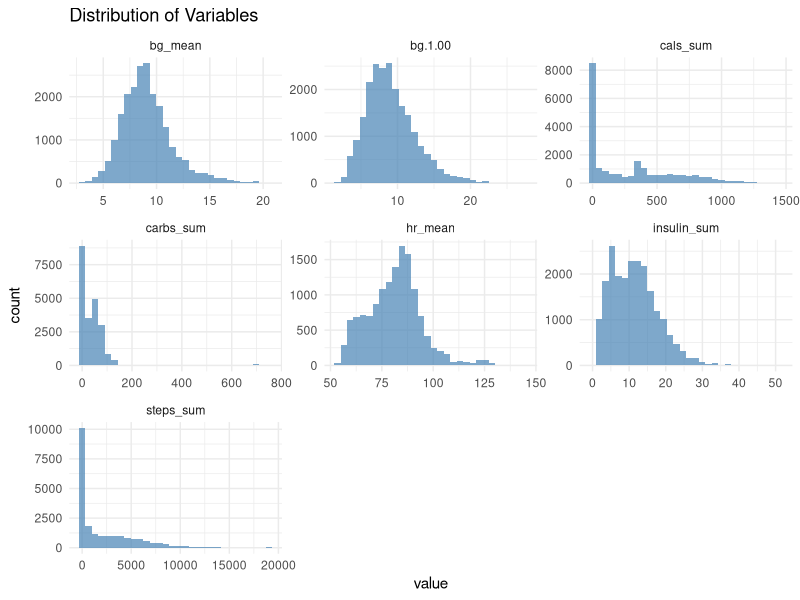
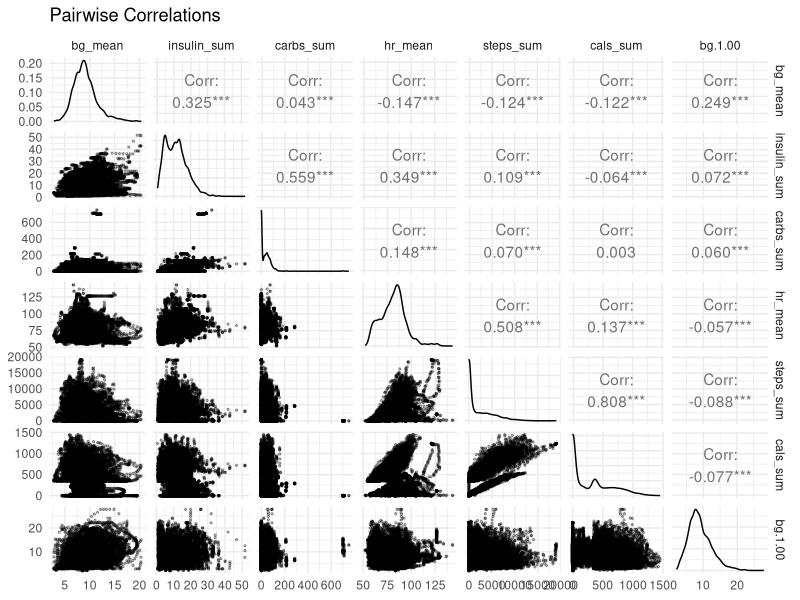
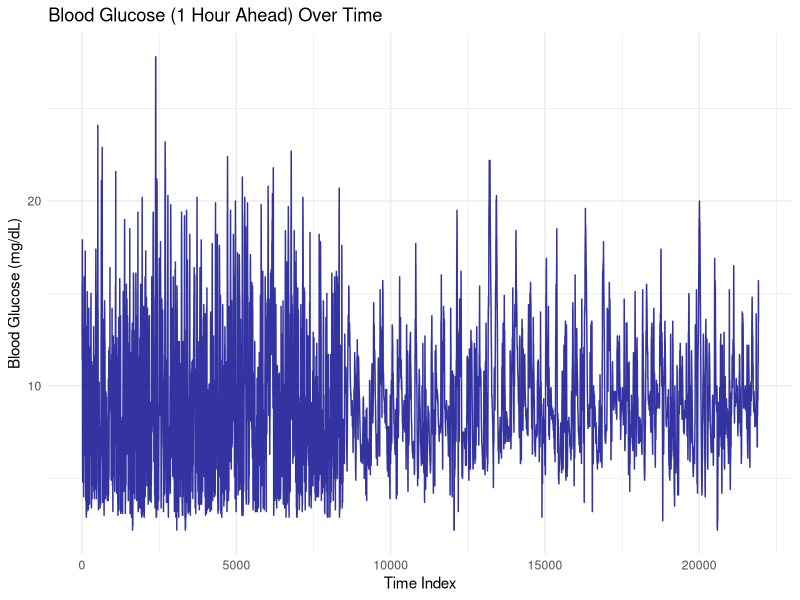
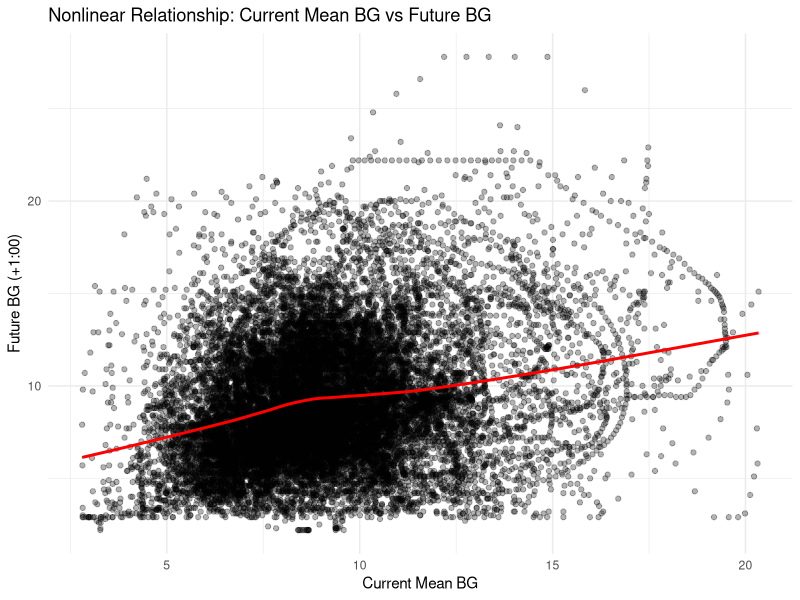
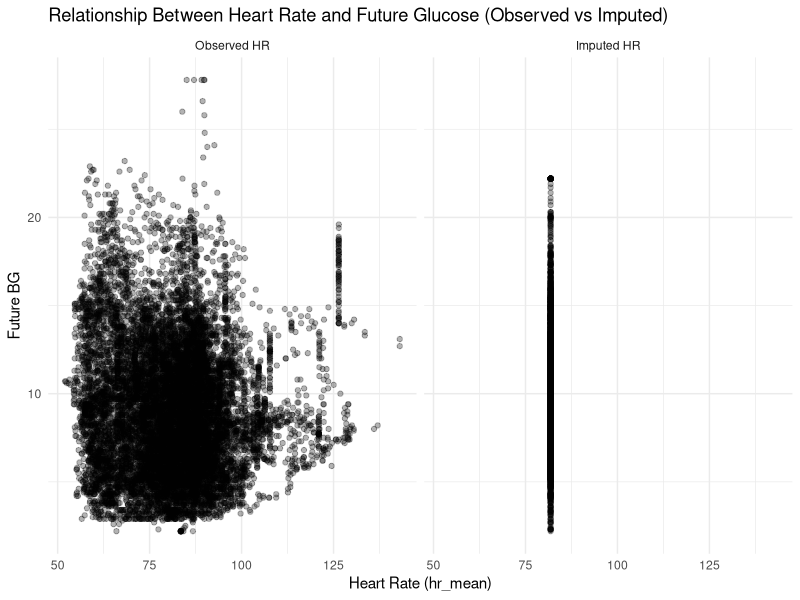
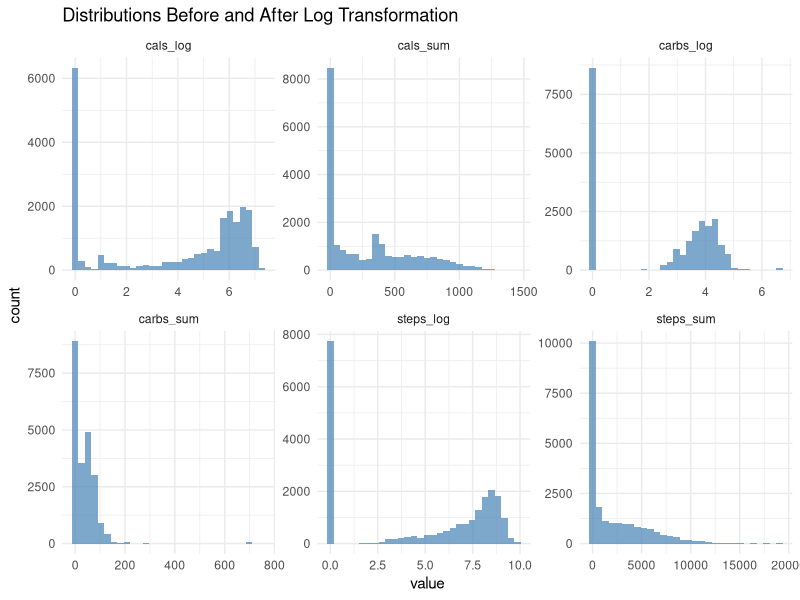
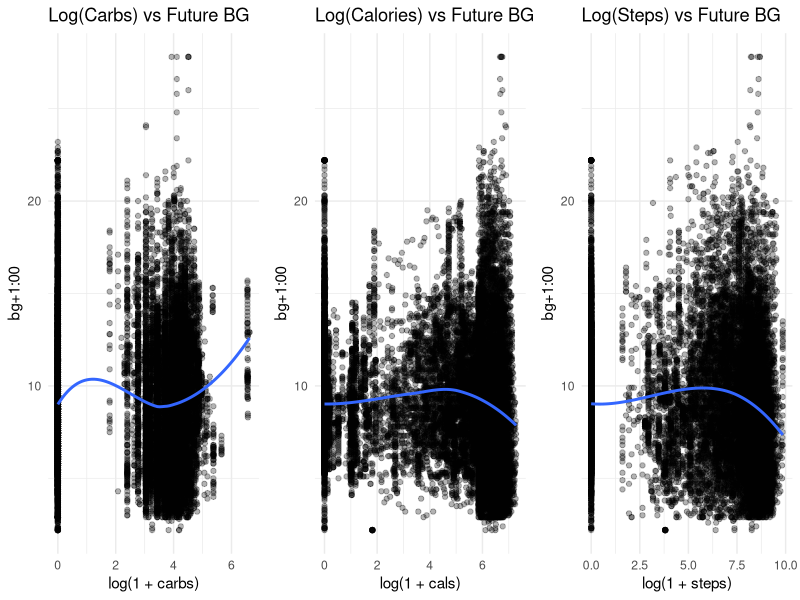
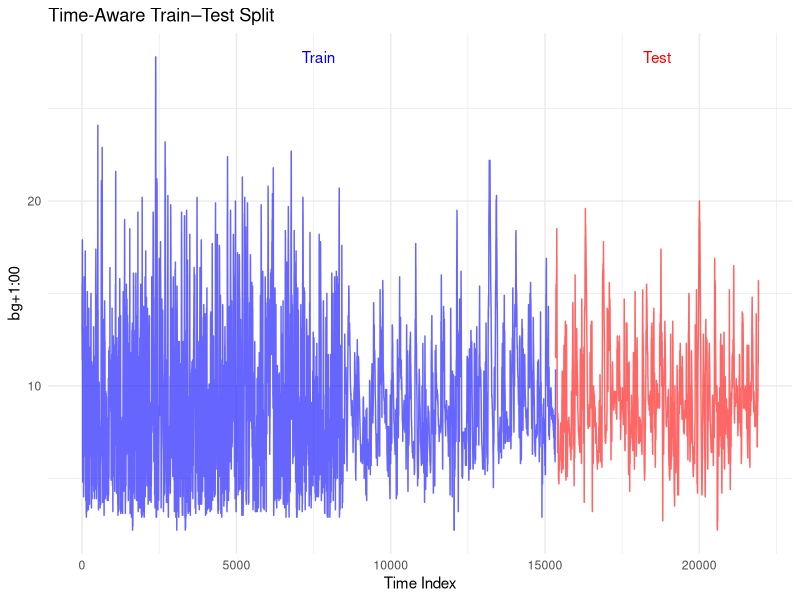

The R source for these figures, in order:
## ---- chunk 1
knitr::opts_chunk$set(echo = TRUE, warning = FALSE, message = FALSE)

# Load necessary packages
library(tidyverse)
library(lubridate)
library(skimr)
library(GGally)
library(mgcv)
library(zoo)
# library(minpack.lm) # Uncomment if robust non-linear least squares (nlsLM) is needed
## ---- chunk 2
# Load the dataset using a relative path for reproducibility
# Assuming the file is located in the '../data' directory relative to this Rmd
data <- read.csv("../data/bg_data.csv")

# Quick look at the data structure
head(data)
str(data)
## ---- chunk 3
# Data summary
summary(data)

# Detailed skim of the data
skim(data)
## ---- chunk 4
# Count missing values per column
colSums(is.na(data))

# Percentage of missing values
colMeans(is.na(data)) * 100
## ---- chunk 5
data %>%
  pivot_longer(cols = everything()) %>%
  ggplot(aes(value)) +
  geom_histogram(bins = 30, fill = "steelblue", alpha = 0.7) +
  facet_wrap(~name, scales = "free") +
  theme_minimal() +
  labs(title = "Distribution of Variables")
## ---- chunk 6
# Pairwise plots to visualize correlations
# Note: This can be computationally intensive for large datasets
ggpairs(data, lower = list(continuous = wrap("points", alpha = 0.3, size = 0.5))) +
  theme_minimal() +
  labs(title = "Pairwise Correlations")
## ---- chunk 7
data %>%
  mutate(index = row_number()) %>%
  ggplot(aes(index, bg.1.00)) +
  geom_line(color = "darkblue", alpha = 0.8) +
  theme_minimal() +
  labs(
    title = "Blood Glucose (1 Hour Ahead) Over Time",
    x = "Time Index",
    y = "Blood Glucose (mg/dL)"
  )
## ---- chunk 8
data %>%
  ggplot(aes(bg_mean, bg.1.00)) +
  geom_point(alpha = 0.3) +
  geom_smooth(method = "loess", se = FALSE, color = "red") +
  theme_minimal() +
  labs(
    title = "Nonlinear Relationship: Current Mean BG vs Future BG",
    x = "Current Mean BG",
    y = "Future BG (+1:00)"
  )
## ---- chunk 9
# Calculate missing percentage for Heart Rate
missing_pct <- mean(is.na(data$hr_mean)) * 100
cat("Missing Percentage for hr_mean:", round(missing_pct, 2), "%\n")

# Create missing indicator and impute with median
hr_median <- median(data$hr_mean, na.rm = TRUE)

data <- data %>%
  mutate(
    hr_missing = ifelse(is.na(hr_mean), 1, 0),
    hr_mean = ifelse(is.na(hr_mean), hr_median, hr_mean)
  )

# Verify no duplicate missing values remain
colSums(is.na(data))
## ---- chunk 10
ggplot(data, aes(hr_mean, bg.1.00)) +
  geom_point(alpha = 0.3) +
  facet_wrap(~hr_missing, labeller = labeller(hr_missing = c("0" = "Observed HR", "1" = "Imputed HR"))) +
  theme_minimal() +
  labs(
    title = "Relationship Between Heart Rate and Future Glucose (Observed vs Imputed)",
    x = "Heart Rate (hr_mean)",
    y = "Future BG"
  )
## ---- chunk 11
data <- data %>%
  mutate(
    steps_log = log1p(steps_sum),
    carbs_log = log1p(carbs_sum),
    cals_log  = log1p(cals_sum)
  )
## ---- chunk 12
data %>%
  select(steps_sum, steps_log, carbs_sum, carbs_log, cals_sum, cals_log) %>%
  pivot_longer(everything()) %>%
  ggplot(aes(value)) +
  geom_histogram(bins = 30, fill = "steelblue", alpha = 0.7) +
  facet_wrap(~name, scales = "free") +
  theme_minimal() +
  labs(title = "Distributions Before and After Log Transformation")
## ---- chunk 13
p1 <- ggplot(data, aes(carbs_log, bg.1.00)) +
  geom_point(alpha = 0.3) +
  geom_smooth(method = "loess", se = FALSE) +
  theme_minimal() +
  labs(title = "Log(Carbs) vs Future BG", x = "log(1 + carbs)", y = "bg+1:00")

p2 <- ggplot(data, aes(cals_log, bg.1.00)) +
  geom_point(alpha = 0.3) +
  geom_smooth(method = "loess", se = FALSE) +
  theme_minimal() +
  labs(title = "Log(Calories) vs Future BG", x = "log(1 + cals)", y = "bg+1:00")

p3 <- ggplot(data, aes(steps_log, bg.1.00)) +
  geom_point(alpha = 0.3) +
  geom_smooth(method = "loess", se = FALSE) +
  theme_minimal() +
  labs(title = "Log(Steps) vs Future BG", x = "log(1 + steps)", y = "bg+1:00")

gridExtra::grid.arrange(p1, p2, p3, ncol=3)
## ---- chunk 14
cat("Zeros in Carbs:", round(mean(data$carbs_sum == 0) * 100, 2), "%\n")
cat("Zeros in Steps:", round(mean(data$steps_sum == 0) * 100, 2), "%\n")
cat("Zeros in Cals: ", round(mean(data$cals_sum == 0) * 100, 2), "%\n")
# Note: Values < 60% are typically fine without specific zero-inflation handling in simple models.
## ---- chunk 15
n <- nrow(data)
split_idx <- floor(0.7 * n)

train_data <- data[1:split_idx, ]
test_data  <- data[(split_idx + 1):n, ]

cat("Training Samples:", nrow(train_data), "\n")
cat("Testing Samples: ", nrow(test_data), "\n")

# Visualization of Split
ggplot() +
  geom_line(data = train_data, aes(x = 1:nrow(train_data), y = bg.1.00),
            color = "blue", alpha = 0.6) +
  geom_line(data = test_data, aes(x = (nrow(train_data)+1):n, y = bg.1.00),
            color = "red", alpha = 0.6) +
  theme_minimal() +
  labs(
    title = "Time-Aware Train–Test Split",
    x = "Time Index",
    y = "bg+1:00"
  ) +
  annotate("text", x = nrow(train_data)/2, y = max(data$bg.1.00, na.rm=T), label = "Train", color = "blue") +
  annotate("text", x = nrow(train_data) + nrow(test_data)/2, y = max(data$bg.1.00, na.rm=T), label = "Test", color = "red")
## ---- chunk 16
lm_baseline <- lm(
  bg.1.00 ~ bg_mean + hr_mean + hr_missing +
            insulin_sum + carbs_log + steps_log + cals_log,
  data = train_data
)

summary(lm_baseline)

# Diagnostics
par(mfrow = c(1, 2))
plot(lm_baseline, which = 1) # Residuals vs Fitted
plot(lm_baseline, which = 2) # QQ Plot
par(mfrow = c(1, 1))
## ---- chunk 17
test_pred_lm <- predict(lm_baseline, newdata = test_data)

rmse_lm <- sqrt(mean((test_data$bg.1.00 - test_pred_lm)^2))
mae_lm  <- mean(abs(test_data$bg.1.00 - test_pred_lm))

cat("Linear Regression - RMSE:", rmse_lm, "\n")
cat("Linear Regression - MAE: ", mae_lm, "\n")

# Predicted vs Observed Plot
ggplot(data.frame(observed = test_data$bg.1.00, predicted = test_pred_lm), 
       aes(observed, predicted)) +
  geom_point(alpha = 0.3) +
  geom_abline(slope = 1, intercept = 0, linetype = "dashed", color = "red") +
  theme_minimal() +
  labs(title = "Linear Regression: Observed vs Predicted (Test Set)")
## ---- chunk 18
gam_model <- gam(
  bg.1.00 ~
    s(bg_mean, k = 10) +
    s(hr_mean, k = 10) +
    hr_missing +
    s(insulin_sum, k = 10) +
    s(carbs_log, k = 10) +
    s(steps_log, k = 10) +
    s(cals_log, k = 10),
  data = train_data,
  method = "REML"
)

summary(gam_model)

# Visualize Partial Effects
plot(gam_model, pages = 1, shade = TRUE, seWithMean = TRUE)
## ---- chunk 19
test_pred_gam <- predict(gam_model, newdata = test_data)

rmse_gam <- sqrt(mean((test_data$bg.1.00 - test_pred_gam)^2))
mae_gam  <- mean(abs(test_data$bg.1.00 - test_pred_gam))

cat("GAM - RMSE:", rmse_gam, "\n")
cat("GAM - MAE: ", mae_gam, "\n")

ggplot(data.frame(observed = test_data$bg.1.00, predicted = test_pred_gam), 
       aes(observed, predicted)) +
  geom_point(alpha = 0.3) +
  geom_abline(slope = 1, intercept = 0, linetype = "dashed", color = "red") +
  theme_minimal() +
  labs(title = "GAM: Observed vs Predicted (Test Set)")
## ---- chunk 20
# Scale bg_mean to avoid singular gradients in NLS
bg_mean_mean <- mean(train_data$bg_mean)
bg_mean_sd   <- sd(train_data$bg_mean)

train_data <- train_data %>%
  mutate(bg_mean_sc = (bg_mean - bg_mean_mean) / bg_mean_sd)

test_data <- test_data %>%
  mutate(bg_mean_sc = (bg_mean - bg_mean_mean) / bg_mean_sd)

# Initial parameter guesses based on Linear Model coefficients
start_vals <- list(
  b0 = mean(train_data$bg.1.00, na.rm = TRUE),
  b1 = 1,                                      
  b2 = 0.1,                                    
  b3 = coef(lm_baseline)["carbs_log"],          
  b4 = abs(coef(lm_baseline)["insulin_sum"]),   
  b5 = coef(lm_baseline)["hr_mean"],            
  b6 = coef(lm_baseline)["hr_missing"],         
  b7 = coef(lm_baseline)["steps_log"]            
)
## ---- chunk 21
# Formula: bgt+1 = b0 + b1*exp(b2*bg_mean_sc) + ...
# Note: Using 'port' algorithm for stability

nls_model <- tryCatch({
  nls(
    bg.1.00 ~
      b0 +
      b1 * exp(b2 * bg_mean_sc) +
      b3 * carbs_log -
      b4 * insulin_sum +
      b5 * hr_mean +
      b6 * hr_missing -
      b7 * steps_log,
    data = train_data,
    start = start_vals,
    algorithm = "port",
    control = nls.control(maxiter = 300, warnOnly = TRUE)
  )
}, error = function(e) {
  message("NLS failed to converge: ", e$message)
  return(NULL)
})

if(!is.null(nls_model)) summary(nls_model)
## ---- chunk 22
# Predict on test data
# Note: NLS prediction requires the exact same column names/features
test_pred_nls <- tryCatch({
  predict(nls_model, newdata = test_data)
}, error = function(e) {
  warning("NLS Prediction failed: ", e$message)
  return(rep(NA, nrow(test_data)))
})

# Calculate metrics only if prediction was successful
if (any(is.na(test_pred_nls))) {
  rmse_nls <- NA
  mae_nls <- NA
} else {
  rmse_nls <- sqrt(mean((test_data$bg.1.00 - test_pred_nls)^2))
  mae_nls  <- mean(abs(test_data$bg.1.00 - test_pred_nls))
}

cat("NLS - RMSE:", rmse_nls, "\n")
cat("NLS - MAE: ", mae_nls, "\n")
## ---- chunk 23
# Create comparison table
results <- data.frame(
  Model = c("Linear Regression", "GAM", "Nonlinear Regression"),
  RMSE = c(rmse_lm, rmse_gam, rmse_nls),
  MAE = c(mae_lm, mae_gam, mae_nls)
)

# Display tabular results
knitr::kable(results, digits = 3, caption = "Model Performance Comparison (Test Set)")

# Visual comparison
results_long <- results %>%
  pivot_longer(cols = c("RMSE", "MAE"), names_to = "Metric", values_to = "Value") %>%
  filter(!is.na(Value)) # Remove NA if NLS failed

ggplot(results_long, aes(x = Model, y = Value, fill = Model)) +
  geom_bar(stat = "identity", position = "dodge", alpha = 0.8) +
  facet_wrap(~Metric, scales = "free_y") +
  theme_minimal() +
  labs(title = "Model Performance Comparison", y = "Error Value") +
  theme(legend.position = "none")
## ---- chunk 24
vars <- c("bg_mean", "hr_mean", "insulin_sum", "steps_sum", "carbs_sum", "cals_sum")
window_size <- 1000

# Function to plot rolling average
plot_rolling <- function(data, var_name, window = 1000) {
  roll_col <- paste0(var_name, "_roll")
  data[[roll_col]] <- rollmean(data[[var_name]], k = window, fill = NA, align = "center")
  
  ggplot(data, aes(x = index)) +
    geom_line(aes(y = .data[[var_name]]), alpha = 0.2, color = "gray50") +
    geom_line(aes(y = .data[[roll_col]]), linewidth = 1, color = "blue") +
    theme_minimal() +
    labs(
      title = paste(var_name, ": Raw vs Smoothed (k=", window, ")"),
      x = "Time Index",
      y = var_name
    )
}

# Add index if needed
data_plot <- data %>% mutate(index = row_number())

# Example Plots
p_bg <- plot_rolling(data_plot, "bg_mean")
p_hr <- plot_rolling(data_plot, "hr_mean")

# Display
p_bg
p_hr
